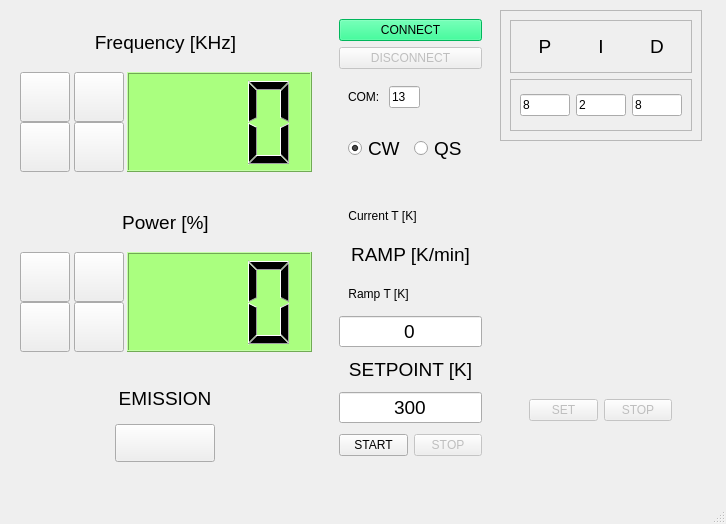
<?xml version="1.0" encoding="UTF-8"?>
<ui version="4.0">
 <class>MainWindow</class>
 <widget class="QMainWindow" name="MainWindow">
  <property name="geometry">
   <rect>
    <x>0</x>
    <y>0</y>
    <width>726</width>
    <height>524</height>
   </rect>
  </property>
  <property name="sizePolicy">
   <sizepolicy hsizetype="Fixed" vsizetype="Fixed">
    <horstretch>0</horstretch>
    <verstretch>0</verstretch>
   </sizepolicy>
  </property>
  <property name="windowTitle">
   <string>SOL Laser control</string>
  </property>
  <property name="styleSheet">
   <string notr="true"/>
  </property>
  <widget class="QWidget" name="centralwidget">
   <widget class="QFrame" name="frame_3">
    <property name="geometry">
     <rect>
      <x>10</x>
      <y>10</y>
      <width>311</width>
      <height>171</height>
     </rect>
    </property>
    <property name="sizePolicy">
     <sizepolicy hsizetype="Fixed" vsizetype="Fixed">
      <horstretch>0</horstretch>
      <verstretch>0</verstretch>
     </sizepolicy>
    </property>
    <property name="frameShape">
     <enum>QFrame::NoFrame</enum>
    </property>
    <property name="frameShadow">
     <enum>QFrame::Plain</enum>
    </property>
    <layout class="QVBoxLayout" name="verticalLayout_2">
     <item>
      <widget class="QLabel" name="label">
       <property name="font">
        <font>
         <pointsize>14</pointsize>
        </font>
       </property>
       <property name="text">
        <string>Frequency [KHz]</string>
       </property>
       <property name="alignment">
        <set>Qt::AlignCenter</set>
       </property>
      </widget>
     </item>
     <item>
      <widget class="QFrame" name="frame_2">
       <property name="frameShape">
        <enum>QFrame::NoFrame</enum>
       </property>
       <property name="frameShadow">
        <enum>QFrame::Plain</enum>
       </property>
       <layout class="QHBoxLayout" name="horizontalLayout">
        <property name="spacing">
         <number>0</number>
        </property>
        <property name="leftMargin">
         <number>0</number>
        </property>
        <property name="topMargin">
         <number>0</number>
        </property>
        <property name="rightMargin">
         <number>0</number>
        </property>
        <property name="bottomMargin">
         <number>0</number>
        </property>
        <item>
         <widget class="QFrame" name="frame">
          <property name="maximumSize">
           <size>
            <width>54</width>
            <height>16777215</height>
           </size>
          </property>
          <property name="frameShape">
           <enum>QFrame::NoFrame</enum>
          </property>
          <property name="frameShadow">
           <enum>QFrame::Plain</enum>
          </property>
          <layout class="QVBoxLayout" name="verticalLayout">
           <property name="spacing">
            <number>0</number>
           </property>
           <property name="sizeConstraint">
            <enum>QLayout::SetMinimumSize</enum>
           </property>
           <property name="leftMargin">
            <number>1</number>
           </property>
           <property name="topMargin">
            <number>0</number>
           </property>
           <property name="rightMargin">
            <number>1</number>
           </property>
           <property name="bottomMargin">
            <number>0</number>
           </property>
           <item>
            <widget class="QPushButton" name="pushButton">
             <property name="sizePolicy">
              <sizepolicy hsizetype="Fixed" vsizetype="Fixed">
               <horstretch>0</horstretch>
               <verstretch>0</verstretch>
              </sizepolicy>
             </property>
             <property name="minimumSize">
              <size>
               <width>50</width>
               <height>50</height>
              </size>
             </property>
             <property name="maximumSize">
              <size>
               <width>50</width>
               <height>50</height>
              </size>
             </property>
             <property name="baseSize">
              <size>
               <width>50</width>
               <height>50</height>
              </size>
             </property>
             <property name="text">
              <string/>
             </property>
             <property name="icon">
              <iconset>
               <normaloff>up.png</normaloff>up.png</iconset>
             </property>
             <property name="iconSize">
              <size>
               <width>50</width>
               <height>50</height>
              </size>
             </property>
            </widget>
           </item>
           <item>
            <widget class="QPushButton" name="pushButton_5">
             <property name="sizePolicy">
              <sizepolicy hsizetype="Fixed" vsizetype="Fixed">
               <horstretch>0</horstretch>
               <verstretch>0</verstretch>
              </sizepolicy>
             </property>
             <property name="minimumSize">
              <size>
               <width>50</width>
               <height>50</height>
              </size>
             </property>
             <property name="maximumSize">
              <size>
               <width>50</width>
               <height>50</height>
              </size>
             </property>
             <property name="baseSize">
              <size>
               <width>50</width>
               <height>50</height>
              </size>
             </property>
             <property name="text">
              <string/>
             </property>
             <property name="icon">
              <iconset>
               <normaloff>down.png</normaloff>down.png</iconset>
             </property>
             <property name="iconSize">
              <size>
               <width>50</width>
               <height>50</height>
              </size>
             </property>
            </widget>
           </item>
          </layout>
         </widget>
        </item>
        <item>
         <widget class="QFrame" name="frame_13">
          <property name="maximumSize">
           <size>
            <width>54</width>
            <height>16777215</height>
           </size>
          </property>
          <property name="frameShape">
           <enum>QFrame::NoFrame</enum>
          </property>
          <property name="frameShadow">
           <enum>QFrame::Plain</enum>
          </property>
          <layout class="QVBoxLayout" name="verticalLayout_8">
           <property name="spacing">
            <number>0</number>
           </property>
           <property name="sizeConstraint">
            <enum>QLayout::SetMinimumSize</enum>
           </property>
           <property name="leftMargin">
            <number>1</number>
           </property>
           <property name="topMargin">
            <number>0</number>
           </property>
           <property name="rightMargin">
            <number>1</number>
           </property>
           <property name="bottomMargin">
            <number>0</number>
           </property>
           <item>
            <widget class="QPushButton" name="pushButton_12">
             <property name="sizePolicy">
              <sizepolicy hsizetype="Fixed" vsizetype="Fixed">
               <horstretch>0</horstretch>
               <verstretch>0</verstretch>
              </sizepolicy>
             </property>
             <property name="minimumSize">
              <size>
               <width>50</width>
               <height>50</height>
              </size>
             </property>
             <property name="maximumSize">
              <size>
               <width>50</width>
               <height>50</height>
              </size>
             </property>
             <property name="baseSize">
              <size>
               <width>50</width>
               <height>50</height>
              </size>
             </property>
             <property name="text">
              <string/>
             </property>
             <property name="icon">
              <iconset>
               <normaloff>up_fast.png</normaloff>up_fast.png</iconset>
             </property>
             <property name="iconSize">
              <size>
               <width>50</width>
               <height>50</height>
              </size>
             </property>
            </widget>
           </item>
           <item>
            <widget class="QPushButton" name="pushButton_13">
             <property name="sizePolicy">
              <sizepolicy hsizetype="Fixed" vsizetype="Fixed">
               <horstretch>0</horstretch>
               <verstretch>0</verstretch>
              </sizepolicy>
             </property>
             <property name="minimumSize">
              <size>
               <width>50</width>
               <height>50</height>
              </size>
             </property>
             <property name="maximumSize">
              <size>
               <width>50</width>
               <height>50</height>
              </size>
             </property>
             <property name="baseSize">
              <size>
               <width>50</width>
               <height>50</height>
              </size>
             </property>
             <property name="text">
              <string/>
             </property>
             <property name="icon">
              <iconset>
               <normaloff>down_fast.png</normaloff>down_fast.png</iconset>
             </property>
             <property name="iconSize">
              <size>
               <width>50</width>
               <height>50</height>
              </size>
             </property>
            </widget>
           </item>
          </layout>
         </widget>
        </item>
        <item>
         <widget class="QLCDNumber" name="lcdNumber">
          <property name="styleSheet">
           <string notr="true">background-color: rgb(170, 255, 127);</string>
          </property>
          <property name="digitCount">
           <number>3</number>
          </property>
         </widget>
        </item>
       </layout>
      </widget>
     </item>
    </layout>
   </widget>
   <widget class="QFrame" name="frame_4">
    <property name="geometry">
     <rect>
      <x>10</x>
      <y>190</y>
      <width>311</width>
      <height>171</height>
     </rect>
    </property>
    <property name="sizePolicy">
     <sizepolicy hsizetype="Fixed" vsizetype="Fixed">
      <horstretch>0</horstretch>
      <verstretch>0</verstretch>
     </sizepolicy>
    </property>
    <property name="frameShape">
     <enum>QFrame::NoFrame</enum>
    </property>
    <property name="frameShadow">
     <enum>QFrame::Plain</enum>
    </property>
    <layout class="QVBoxLayout" name="verticalLayout_3">
     <item>
      <widget class="QLabel" name="label_2">
       <property name="font">
        <font>
         <pointsize>14</pointsize>
        </font>
       </property>
       <property name="text">
        <string>Power [%]</string>
       </property>
       <property name="alignment">
        <set>Qt::AlignCenter</set>
       </property>
      </widget>
     </item>
     <item>
      <widget class="QFrame" name="frame_5">
       <property name="frameShape">
        <enum>QFrame::NoFrame</enum>
       </property>
       <property name="frameShadow">
        <enum>QFrame::Plain</enum>
       </property>
       <layout class="QHBoxLayout" name="horizontalLayout_2">
        <property name="spacing">
         <number>0</number>
        </property>
        <property name="leftMargin">
         <number>0</number>
        </property>
        <property name="topMargin">
         <number>0</number>
        </property>
        <property name="rightMargin">
         <number>0</number>
        </property>
        <property name="bottomMargin">
         <number>0</number>
        </property>
        <item>
         <widget class="QFrame" name="frame_6">
          <property name="maximumSize">
           <size>
            <width>54</width>
            <height>16777215</height>
           </size>
          </property>
          <property name="frameShape">
           <enum>QFrame::NoFrame</enum>
          </property>
          <property name="frameShadow">
           <enum>QFrame::Plain</enum>
          </property>
          <layout class="QVBoxLayout" name="verticalLayout_4">
           <property name="spacing">
            <number>0</number>
           </property>
           <property name="sizeConstraint">
            <enum>QLayout::SetMinimumSize</enum>
           </property>
           <property name="leftMargin">
            <number>1</number>
           </property>
           <property name="topMargin">
            <number>0</number>
           </property>
           <property name="rightMargin">
            <number>1</number>
           </property>
           <property name="bottomMargin">
            <number>0</number>
           </property>
           <item>
            <widget class="QPushButton" name="pushButton_2">
             <property name="sizePolicy">
              <sizepolicy hsizetype="Fixed" vsizetype="Fixed">
               <horstretch>0</horstretch>
               <verstretch>0</verstretch>
              </sizepolicy>
             </property>
             <property name="minimumSize">
              <size>
               <width>50</width>
               <height>50</height>
              </size>
             </property>
             <property name="maximumSize">
              <size>
               <width>50</width>
               <height>50</height>
              </size>
             </property>
             <property name="baseSize">
              <size>
               <width>50</width>
               <height>50</height>
              </size>
             </property>
             <property name="text">
              <string/>
             </property>
             <property name="icon">
              <iconset>
               <normaloff>up.png</normaloff>up.png</iconset>
             </property>
             <property name="iconSize">
              <size>
               <width>50</width>
               <height>50</height>
              </size>
             </property>
            </widget>
           </item>
           <item>
            <widget class="QPushButton" name="pushButton_6">
             <property name="sizePolicy">
              <sizepolicy hsizetype="Fixed" vsizetype="Fixed">
               <horstretch>0</horstretch>
               <verstretch>0</verstretch>
              </sizepolicy>
             </property>
             <property name="minimumSize">
              <size>
               <width>50</width>
               <height>50</height>
              </size>
             </property>
             <property name="maximumSize">
              <size>
               <width>50</width>
               <height>50</height>
              </size>
             </property>
             <property name="baseSize">
              <size>
               <width>50</width>
               <height>50</height>
              </size>
             </property>
             <property name="text">
              <string/>
             </property>
             <property name="icon">
              <iconset>
               <normaloff>down.png</normaloff>down.png</iconset>
             </property>
             <property name="iconSize">
              <size>
               <width>50</width>
               <height>50</height>
              </size>
             </property>
            </widget>
           </item>
          </layout>
         </widget>
        </item>
        <item>
         <widget class="QFrame" name="frame_12">
          <property name="maximumSize">
           <size>
            <width>54</width>
            <height>16777215</height>
           </size>
          </property>
          <property name="frameShape">
           <enum>QFrame::NoFrame</enum>
          </property>
          <property name="frameShadow">
           <enum>QFrame::Plain</enum>
          </property>
          <layout class="QVBoxLayout" name="verticalLayout_7">
           <property name="spacing">
            <number>0</number>
           </property>
           <property name="sizeConstraint">
            <enum>QLayout::SetMinimumSize</enum>
           </property>
           <property name="leftMargin">
            <number>1</number>
           </property>
           <property name="topMargin">
            <number>0</number>
           </property>
           <property name="rightMargin">
            <number>1</number>
           </property>
           <property name="bottomMargin">
            <number>0</number>
           </property>
           <item>
            <widget class="QPushButton" name="pushButton_10">
             <property name="sizePolicy">
              <sizepolicy hsizetype="Fixed" vsizetype="Fixed">
               <horstretch>0</horstretch>
               <verstretch>0</verstretch>
              </sizepolicy>
             </property>
             <property name="minimumSize">
              <size>
               <width>50</width>
               <height>50</height>
              </size>
             </property>
             <property name="maximumSize">
              <size>
               <width>50</width>
               <height>50</height>
              </size>
             </property>
             <property name="baseSize">
              <size>
               <width>50</width>
               <height>50</height>
              </size>
             </property>
             <property name="text">
              <string/>
             </property>
             <property name="icon">
              <iconset>
               <normaloff>up_fast.png</normaloff>up_fast.png</iconset>
             </property>
             <property name="iconSize">
              <size>
               <width>50</width>
               <height>50</height>
              </size>
             </property>
            </widget>
           </item>
           <item>
            <widget class="QPushButton" name="pushButton_11">
             <property name="sizePolicy">
              <sizepolicy hsizetype="Fixed" vsizetype="Fixed">
               <horstretch>0</horstretch>
               <verstretch>0</verstretch>
              </sizepolicy>
             </property>
             <property name="minimumSize">
              <size>
               <width>50</width>
               <height>50</height>
              </size>
             </property>
             <property name="maximumSize">
              <size>
               <width>50</width>
               <height>50</height>
              </size>
             </property>
             <property name="baseSize">
              <size>
               <width>50</width>
               <height>50</height>
              </size>
             </property>
             <property name="text">
              <string/>
             </property>
             <property name="icon">
              <iconset>
               <normaloff>down_fast.png</normaloff>down_fast.png</iconset>
             </property>
             <property name="iconSize">
              <size>
               <width>50</width>
               <height>50</height>
              </size>
             </property>
            </widget>
           </item>
          </layout>
         </widget>
        </item>
        <item>
         <widget class="QLCDNumber" name="lcdNumber_2">
          <property name="styleSheet">
           <string notr="true">background-color: rgb(170, 255, 127);</string>
          </property>
          <property name="digitCount">
           <number>3</number>
          </property>
         </widget>
        </item>
       </layout>
      </widget>
     </item>
    </layout>
   </widget>
   <widget class="QFrame" name="frame_7">
    <property name="geometry">
     <rect>
      <x>10</x>
      <y>370</y>
      <width>311</width>
      <height>101</height>
     </rect>
    </property>
    <property name="sizePolicy">
     <sizepolicy hsizetype="Expanding" vsizetype="Expanding">
      <horstretch>0</horstretch>
      <verstretch>0</verstretch>
     </sizepolicy>
    </property>
    <property name="frameShape">
     <enum>QFrame::NoFrame</enum>
    </property>
    <property name="frameShadow">
     <enum>QFrame::Plain</enum>
    </property>
    <layout class="QGridLayout" name="gridLayout">
     <item row="0" column="0">
      <widget class="QLabel" name="label_4">
       <property name="font">
        <font>
         <pointsize>14</pointsize>
        </font>
       </property>
       <property name="text">
        <string>EMISSION</string>
       </property>
       <property name="alignment">
        <set>Qt::AlignCenter</set>
       </property>
      </widget>
     </item>
     <item row="1" column="0">
      <widget class="QPushButton" name="pushButton_4">
       <property name="sizePolicy">
        <sizepolicy hsizetype="Fixed" vsizetype="Fixed">
         <horstretch>0</horstretch>
         <verstretch>0</verstretch>
        </sizepolicy>
       </property>
       <property name="maximumSize">
        <size>
         <width>100</width>
         <height>50</height>
        </size>
       </property>
       <property name="baseSize">
        <size>
         <width>100</width>
         <height>50</height>
        </size>
       </property>
       <property name="styleSheet">
        <string notr="true"/>
       </property>
       <property name="text">
        <string/>
       </property>
      </widget>
     </item>
    </layout>
   </widget>
   <widget class="QFrame" name="frame_10">
    <property name="geometry">
     <rect>
      <x>330</x>
      <y>10</y>
      <width>161</width>
      <height>171</height>
     </rect>
    </property>
    <property name="frameShape">
     <enum>QFrame::NoFrame</enum>
    </property>
    <property name="frameShadow">
     <enum>QFrame::Plain</enum>
    </property>
    <layout class="QVBoxLayout" name="verticalLayout_5">
     <item>
      <widget class="QPushButton" name="pushButton_8">
       <property name="styleSheet">
        <string notr="true">background-color: rgb(0, 255, 127);</string>
       </property>
       <property name="text">
        <string>CONNECT</string>
       </property>
      </widget>
     </item>
     <item>
      <widget class="QPushButton" name="pushButton_9">
       <property name="enabled">
        <bool>false</bool>
       </property>
       <property name="styleSheet">
        <string notr="true"/>
       </property>
       <property name="text">
        <string>DISCONNECT</string>
       </property>
      </widget>
     </item>
     <item>
      <widget class="QFrame" name="frame_9">
       <property name="frameShape">
        <enum>QFrame::NoFrame</enum>
       </property>
       <property name="frameShadow">
        <enum>QFrame::Plain</enum>
       </property>
       <layout class="QHBoxLayout" name="horizontalLayout_4">
        <item>
         <widget class="QLabel" name="label_6">
          <property name="text">
           <string>COM: </string>
          </property>
         </widget>
        </item>
        <item>
         <widget class="QLineEdit" name="lineEdit">
          <property name="text">
           <string>13</string>
          </property>
         </widget>
        </item>
        <item>
         <spacer name="horizontalSpacer">
          <property name="orientation">
           <enum>Qt::Horizontal</enum>
          </property>
          <property name="sizeHint" stdset="0">
           <size>
            <width>130</width>
            <height>20</height>
           </size>
          </property>
         </spacer>
        </item>
       </layout>
      </widget>
     </item>
     <item>
      <widget class="QFrame" name="frame_8">
       <property name="frameShape">
        <enum>QFrame::NoFrame</enum>
       </property>
       <property name="frameShadow">
        <enum>QFrame::Plain</enum>
       </property>
       <layout class="QHBoxLayout" name="horizontalLayout_3">
        <item>
         <widget class="QRadioButton" name="radioButton">
          <property name="font">
           <font>
            <pointsize>14</pointsize>
           </font>
          </property>
          <property name="text">
           <string>CW</string>
          </property>
          <property name="checked">
           <bool>true</bool>
          </property>
         </widget>
        </item>
        <item>
         <widget class="QRadioButton" name="radioButton_2">
          <property name="font">
           <font>
            <pointsize>14</pointsize>
           </font>
          </property>
          <property name="text">
           <string>QS</string>
          </property>
         </widget>
        </item>
       </layout>
      </widget>
     </item>
    </layout>
   </widget>
   <widget class="QFrame" name="frame_11">
    <property name="geometry">
     <rect>
      <x>330</x>
      <y>190</y>
      <width>161</width>
      <height>281</height>
     </rect>
    </property>
    <property name="frameShape">
     <enum>QFrame::NoFrame</enum>
    </property>
    <property name="frameShadow">
     <enum>QFrame::Plain</enum>
    </property>
    <layout class="QVBoxLayout" name="verticalLayout_6">
     <item>
      <widget class="QFrame" name="frame_15">
       <property name="frameShape">
        <enum>QFrame::NoFrame</enum>
       </property>
       <property name="frameShadow">
        <enum>QFrame::Plain</enum>
       </property>
       <layout class="QHBoxLayout" name="horizontalLayout_5">
        <property name="topMargin">
         <number>0</number>
        </property>
        <property name="bottomMargin">
         <number>0</number>
        </property>
        <item>
         <widget class="QLabel" name="label_3">
          <property name="text">
           <string>Current T [K]</string>
          </property>
          <property name="alignment">
           <set>Qt::AlignCenter</set>
          </property>
         </widget>
        </item>
        <item>
         <widget class="QLabel" name="label_5">
          <property name="text">
           <string/>
          </property>
          <property name="alignment">
           <set>Qt::AlignCenter</set>
          </property>
         </widget>
        </item>
       </layout>
      </widget>
     </item>
     <item>
      <widget class="QLabel" name="label_7">
       <property name="font">
        <font>
         <pointsize>14</pointsize>
        </font>
       </property>
       <property name="text">
        <string>RAMP [K/min]</string>
       </property>
       <property name="alignment">
        <set>Qt::AlignCenter</set>
       </property>
      </widget>
     </item>
     <item>
      <widget class="QFrame" name="frame_16">
       <property name="frameShape">
        <enum>QFrame::NoFrame</enum>
       </property>
       <property name="frameShadow">
        <enum>QFrame::Plain</enum>
       </property>
       <layout class="QHBoxLayout" name="horizontalLayout_6">
        <property name="topMargin">
         <number>0</number>
        </property>
        <property name="bottomMargin">
         <number>0</number>
        </property>
        <item>
         <widget class="QLabel" name="label_9">
          <property name="text">
           <string>Ramp T [K]</string>
          </property>
          <property name="alignment">
           <set>Qt::AlignCenter</set>
          </property>
         </widget>
        </item>
        <item>
         <widget class="QLabel" name="label_10">
          <property name="text">
           <string/>
          </property>
          <property name="alignment">
           <set>Qt::AlignCenter</set>
          </property>
         </widget>
        </item>
       </layout>
      </widget>
     </item>
     <item>
      <widget class="QLineEdit" name="lineEdit_2">
       <property name="minimumSize">
        <size>
         <width>0</width>
         <height>25</height>
        </size>
       </property>
       <property name="font">
        <font>
         <pointsize>14</pointsize>
        </font>
       </property>
       <property name="text">
        <string>0</string>
       </property>
       <property name="alignment">
        <set>Qt::AlignCenter</set>
       </property>
      </widget>
     </item>
     <item>
      <widget class="QLabel" name="label_8">
       <property name="font">
        <font>
         <pointsize>14</pointsize>
        </font>
       </property>
       <property name="text">
        <string>SETPOINT [K]</string>
       </property>
       <property name="alignment">
        <set>Qt::AlignCenter</set>
       </property>
      </widget>
     </item>
     <item>
      <widget class="QLineEdit" name="lineEdit_3">
       <property name="minimumSize">
        <size>
         <width>0</width>
         <height>25</height>
        </size>
       </property>
       <property name="font">
        <font>
         <pointsize>14</pointsize>
        </font>
       </property>
       <property name="text">
        <string>300</string>
       </property>
       <property name="alignment">
        <set>Qt::AlignCenter</set>
       </property>
      </widget>
     </item>
     <item>
      <widget class="QFrame" name="frame_17">
       <property name="frameShape">
        <enum>QFrame::NoFrame</enum>
       </property>
       <property name="frameShadow">
        <enum>QFrame::Plain</enum>
       </property>
       <layout class="QHBoxLayout" name="horizontalLayout_7">
        <property name="leftMargin">
         <number>0</number>
        </property>
        <property name="topMargin">
         <number>0</number>
        </property>
        <property name="rightMargin">
         <number>0</number>
        </property>
        <property name="bottomMargin">
         <number>0</number>
        </property>
        <item>
         <widget class="QPushButton" name="pushButton_3">
          <property name="text">
           <string>START</string>
          </property>
         </widget>
        </item>
        <item>
         <widget class="QPushButton" name="pushButton_14">
          <property name="enabled">
           <bool>false</bool>
          </property>
          <property name="font">
           <font>
            <kerning>false</kerning>
           </font>
          </property>
          <property name="text">
           <string>STOP</string>
          </property>
         </widget>
        </item>
       </layout>
      </widget>
     </item>
    </layout>
   </widget>
   <widget class="QFrame" name="frame_14">
    <property name="geometry">
     <rect>
      <x>520</x>
      <y>360</y>
      <width>161</width>
      <height>101</height>
     </rect>
    </property>
    <property name="frameShape">
     <enum>QFrame::NoFrame</enum>
    </property>
    <property name="frameShadow">
     <enum>QFrame::Plain</enum>
    </property>
    <layout class="QVBoxLayout" name="verticalLayout_9">
     <item>
      <widget class="QFrame" name="frame_18">
       <property name="frameShape">
        <enum>QFrame::NoFrame</enum>
       </property>
       <property name="frameShadow">
        <enum>QFrame::Plain</enum>
       </property>
       <layout class="QHBoxLayout" name="horizontalLayout_8">
        <property name="leftMargin">
         <number>0</number>
        </property>
        <property name="topMargin">
         <number>0</number>
        </property>
        <property name="rightMargin">
         <number>0</number>
        </property>
        <property name="bottomMargin">
         <number>0</number>
        </property>
        <item>
         <widget class="QPushButton" name="pushButton_7">
          <property name="enabled">
           <bool>false</bool>
          </property>
          <property name="text">
           <string>SET</string>
          </property>
         </widget>
        </item>
        <item>
         <widget class="QPushButton" name="pushButton_15">
          <property name="enabled">
           <bool>false</bool>
          </property>
          <property name="text">
           <string>STOP</string>
          </property>
         </widget>
        </item>
       </layout>
      </widget>
     </item>
    </layout>
   </widget>
   <widget class="QFrame" name="frame_21">
    <property name="geometry">
     <rect>
      <x>500</x>
      <y>10</y>
      <width>202</width>
      <height>131</height>
     </rect>
    </property>
    <property name="frameShape">
     <enum>QFrame::StyledPanel</enum>
    </property>
    <property name="frameShadow">
     <enum>QFrame::Raised</enum>
    </property>
    <layout class="QVBoxLayout" name="verticalLayout_10">
     <item>
      <widget class="QFrame" name="frame_20">
       <property name="frameShape">
        <enum>QFrame::StyledPanel</enum>
       </property>
       <property name="frameShadow">
        <enum>QFrame::Raised</enum>
       </property>
       <layout class="QHBoxLayout" name="horizontalLayout_10">
        <item>
         <widget class="QLabel" name="label_11">
          <property name="minimumSize">
           <size>
            <width>50</width>
            <height>0</height>
           </size>
          </property>
          <property name="maximumSize">
           <size>
            <width>50</width>
            <height>30</height>
           </size>
          </property>
          <property name="font">
           <font>
            <pointsize>14</pointsize>
           </font>
          </property>
          <property name="text">
           <string>P</string>
          </property>
          <property name="alignment">
           <set>Qt::AlignCenter</set>
          </property>
         </widget>
        </item>
        <item>
         <widget class="QLabel" name="label_12">
          <property name="minimumSize">
           <size>
            <width>50</width>
            <height>0</height>
           </size>
          </property>
          <property name="maximumSize">
           <size>
            <width>50</width>
            <height>30</height>
           </size>
          </property>
          <property name="font">
           <font>
            <pointsize>14</pointsize>
           </font>
          </property>
          <property name="text">
           <string>I</string>
          </property>
          <property name="alignment">
           <set>Qt::AlignCenter</set>
          </property>
         </widget>
        </item>
        <item>
         <widget class="QLabel" name="label_13">
          <property name="minimumSize">
           <size>
            <width>50</width>
            <height>0</height>
           </size>
          </property>
          <property name="maximumSize">
           <size>
            <width>50</width>
            <height>30</height>
           </size>
          </property>
          <property name="font">
           <font>
            <pointsize>14</pointsize>
           </font>
          </property>
          <property name="text">
           <string>D</string>
          </property>
          <property name="alignment">
           <set>Qt::AlignCenter</set>
          </property>
         </widget>
        </item>
       </layout>
      </widget>
     </item>
     <item>
      <widget class="QFrame" name="frame_19">
       <property name="frameShape">
        <enum>QFrame::StyledPanel</enum>
       </property>
       <property name="frameShadow">
        <enum>QFrame::Raised</enum>
       </property>
       <layout class="QHBoxLayout" name="horizontalLayout_9">
        <item>
         <widget class="QLineEdit" name="lineEdit_4">
          <property name="sizePolicy">
           <sizepolicy hsizetype="Fixed" vsizetype="Fixed">
            <horstretch>0</horstretch>
            <verstretch>0</verstretch>
           </sizepolicy>
          </property>
          <property name="maximumSize">
           <size>
            <width>50</width>
            <height>16777215</height>
           </size>
          </property>
          <property name="text">
           <string>8</string>
          </property>
         </widget>
        </item>
        <item>
         <widget class="QLineEdit" name="lineEdit_5">
          <property name="sizePolicy">
           <sizepolicy hsizetype="Fixed" vsizetype="Fixed">
            <horstretch>0</horstretch>
            <verstretch>0</verstretch>
           </sizepolicy>
          </property>
          <property name="maximumSize">
           <size>
            <width>50</width>
            <height>16777215</height>
           </size>
          </property>
          <property name="text">
           <string>2</string>
          </property>
         </widget>
        </item>
        <item>
         <widget class="QLineEdit" name="lineEdit_6">
          <property name="sizePolicy">
           <sizepolicy hsizetype="Fixed" vsizetype="Fixed">
            <horstretch>0</horstretch>
            <verstretch>0</verstretch>
           </sizepolicy>
          </property>
          <property name="maximumSize">
           <size>
            <width>50</width>
            <height>16777215</height>
           </size>
          </property>
          <property name="text">
           <string>8</string>
          </property>
         </widget>
        </item>
       </layout>
      </widget>
     </item>
    </layout>
   </widget>
  </widget>
  <widget class="QMenuBar" name="menubar">
   <property name="geometry">
    <rect>
     <x>0</x>
     <y>0</y>
     <width>726</width>
     <height>21</height>
    </rect>
   </property>
  </widget>
  <widget class="QStatusBar" name="statusbar"/>
 </widget>
 <resources/>
 <connections/>
</ui>
